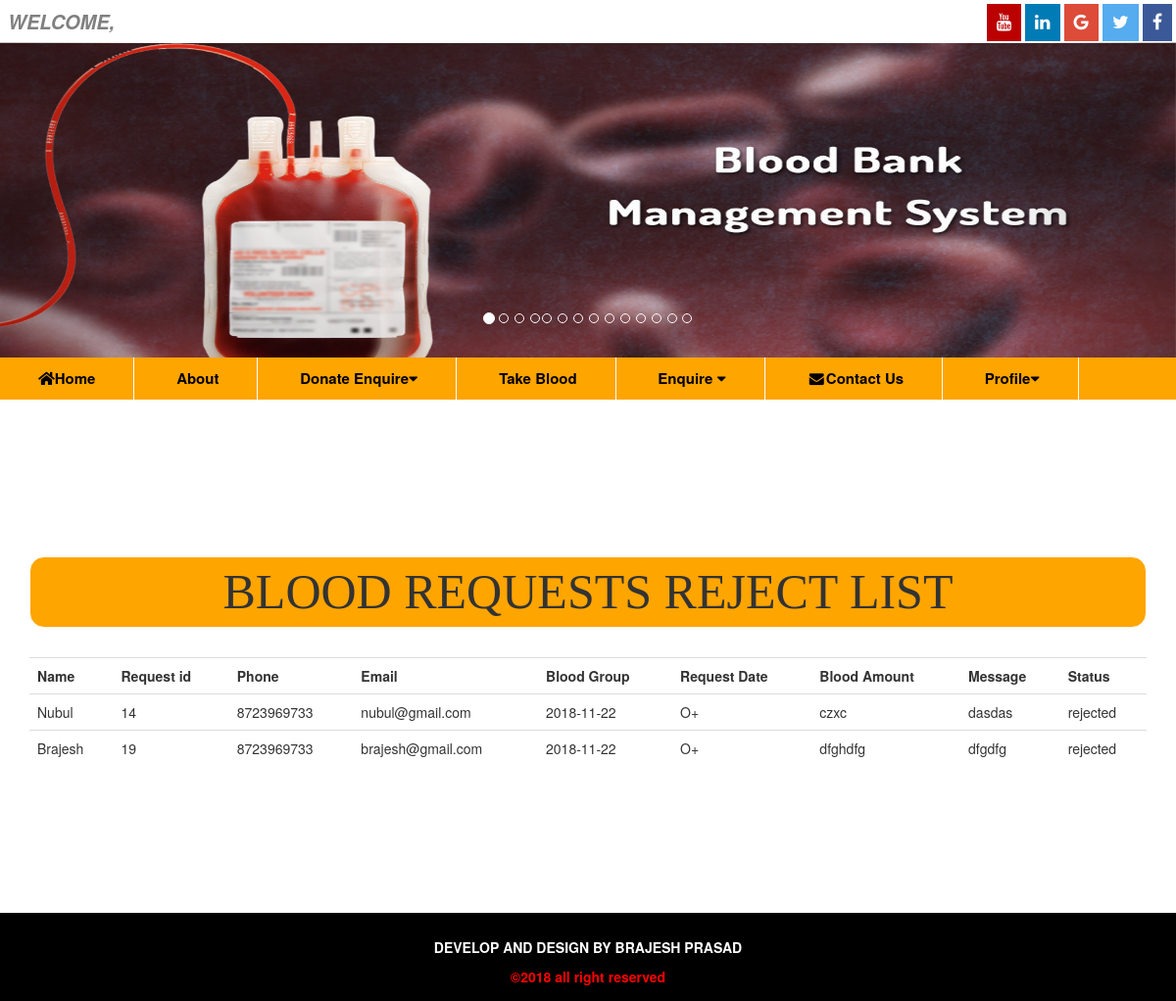
Page /staff/blood_req_rej.php on the committed database.
### tables this page shows
CREATE TABLE IF NOT EXISTS `bloodrequest` (
  `bloodrequest_id` int(11) NOT NULL AUTO_INCREMENT,
  `donor_id` int(10) NOT NULL,
  `request_date` date NOT NULL,
  `blood_amount` varchar(10) NOT NULL,
  `message` varchar(50) NOT NULL,
  `status` enum('waiting','accepted','rejected') NOT NULL,
  `delivery_date` date NOT NULL,
  `staff_id` int(10) NOT NULL,
  PRIMARY KEY (`bloodrequest_id`),
  KEY `donor_id` (`donor_id`)
);

CREATE TABLE IF NOT EXISTS `donarregistration` (
  `id` int(10) NOT NULL AUTO_INCREMENT,
  `name` varchar(10) NOT NULL,
  `gurdians_name` varchar(10) NOT NULL,
  `address` varchar(50) NOT NULL,
  `state` varchar(20) NOT NULL,
  `phone` varchar(10) NOT NULL,
  `email` varchar(20) NOT NULL,
  `gender` varchar(10) NOT NULL,
  `dob` date NOT NULL,
  `age` int(3) NOT NULL,
  `bloodgroup` varchar(5) NOT NULL,
  `any_disease` varchar(50) NOT NULL,
  `occupation` varchar(20) NOT NULL,
  `password` varchar(10) NOT NULL,
  `pimg` varchar(200) NOT NULL,
  PRIMARY KEY (`id`)
);

### staff/blood_req_rej.php (the view, shortened to what this page needs)
<?php
 require('staff_details.php');
$sql2 = "SELECT * from donarregistration as donordetail INNER JOIN bloodrequest as bloodreq ON donordetail.id = bloodreq.donor_id WHERE status='rejected'";
   ?>
 <!DOCTYPE html>
 <html lang="en" dir="ltr">
   <head>
       <link rel="stylesheet" href="../owlcarousel/owl.carousel.min.css">
       <link rel="stylesheet" href="../owlcarousel/owl.carousel.min.js">
       <link rel="stylesheet" href="../bootstrap/bootstrap.min.css">
       <link rel="stylesheet" href="../css/styleabc.css">
       <link rel="stylesheet" href="https://use.fontawesome.com/releases/v5.3.1/css/all.css">
       <link rel="stylesheet" href="https://cdnjs.cloudflare.com/ajax/libs/font-awesome/4.7.0/css/font-awesome.min.css">
  </head>
  <body>
    <nav>
      <ul>
        <P style="color: gray; float: left; margin: 6px; font-weight: bolder; font-size: 20px; font-style: italic;">WELCOME, <?php echo $staff->name;  echo $staff->id; ?></p>
        <li><a href="https://www.facebook.com/bkumarprasad" class="facebook"><i class="fa fa-facebook" style="background:#3B5998; color: white; padding:10px;"></i></a> </li>
        <li><a href="#" class="twitter"><i class="fa fa-twitter" style="background:  #55ACEE; color: white; padding:10px;"></i></a></li>
        <li><a href="#" class="google"><i class="fa fa-google" style="background:  #dd4b39; color:white; padding:10px;"></i></a></li>
        <li><a href="#" class="linkedin"><i class="fa fa-linkedin" style="background:#007bb5; color:white; padding:10px;"></i></a></li>
        <li><a href="#" class="youtube"><i class="fa fa-youtube" style="background:#bb0000; color:white; padding:10px;"></i></a></li>
      </ul>
    </nav>
      <div id="myCarousel" class="carousel slide" data-ride="carousel">
        <ol class="carousel-indicators">
          <li data-target="#myCarousel" data-slide-to="0" class="active"></li>
          <li data-target="#myCarousel" data-slide-to="1"></li>
          <li data-target="#myCarousel" data-slide-to="2"></li>
          <li data-target="#myCarousel" data-slide-to="3"</li>
          <li data-target="#myCarousel" data-slide-to="4"></li>
          <li data-target="#myCarousel" data-slide-to="5"></li>
          <li data-target="#myCarousel" data-slide-to="6"></li>
          <li data-target="#myCarousel" data-slide-to="7"></li>
          <li data-target="#myCarousel" data-slide-to="8"></li>
          <li data-target="#myCarousel" data-slide-to="9"></li>
          <li data-target="#myCarousel" data-slide-to="10"></li>
          <li data-target="#myCarousel" data-slide-to="11"></li>
          <li data-target="#myCarousel" data-slide-to="12"></li>
          <li data-target="#myCarousel" data-slide-to="13"></li>
        </ol>
        <div class="carousel-inner">
          <div class="item active">
            <img src="../images/blood-bank.jpg"  style="width:100%; height:321px;">
          </div>
        </div>
        <a class="left carousel-control" href="#myCarousel" data-slide="prev">
          <span class="glyphicon glyphicon-chevron-left"></span>
        </a>
        <a class="right carousel-control" href="#myCarousel" data-slide="next">
          <span class="glyphicon glyphicon-chevron-right"></span>
        </a>
      </div>
 <?php require("staff_header.php"); ?><br><br><br>
<div class="container" style="margin-bottom: 100px;">
  <div class="HEADING" style="text-align:center; font-size:50px; font-family:san-sarif; background-color:orange; border-radius: 15px; border:1px solid white; margin-top:100px;">
  BLOOD REQUESTS REJECT LIST
  </div>
  <table class="table table-hover " style="margin-top: 30px;">
    <tr style="background: #fff;">
        <th>Name</th>
            <th>Request id</th>
              <th>Phone</th>
                <th>Email</th>
                  <th>Blood Group</th>
                    <th>Request Date</th>
                      <th>Blood Amount</th>
                        <th>Message</th>
                          <th>Status</th>
    </tr>
<?php
      $query = mysqli_query($con, $sql2);
      while ($a = mysqli_fetch_array($query)) {
        echo "<tr>";
        echo "<td>".$a['name']."</td>";
        echo "<td>".$a['bloodrequest_id']."</td>";
        echo "<td>".$a['phone']."</td>";
        echo "<td>".$a['email']."</td>";
        echo "<td>".$a['request_date']."</td>";
        echo "<td>".$a['bloodgroup']."</td>";
        echo "<td>".$a['blood_amount']."</td>";
        echo "<td>".$a['message']."</td>";
        echo "<td>".$a['status']."</td>";
          echo "  </tr>";
        }
    ?>
  </table></div><br><br><br>
  <footer>
    <div class="footer">
      <br>
      <p style="font-weight:bolder; font-weight: bolder; color:white;">DEVELOP AND DESIGN BY BRAJESH PRASAD</p>
        <p style="font-weight: bolder;">&copy2018 all right reserved</p>
  </div>
  </footer>
   </body>
  </html>

### css/styleabc.css (style rules this page uses)
* { margin: 0; padding: 0; }
body { background-color: white; height: 100%; }
nav { margin: 0; padding: 2px; width: 100%; height: 43px; background-color: white; }
nav ul li { float: right; padding: 6px; font-size: 18px; list-style: none; margin: -4px; }
.footer { background-color: black; position: relative; text-align: center; height: 90px; margin-top: -30px; color: red; clear: both; padding: 05px; }

### rows in the picture
bloodrequest: donor.name "Nubul", bloodrequest_id "14", donor.phone "8723969733", donor.email "nubul@gmail.com", request_date "2018-11-22", donor.bloodgroup "O+", blood_amount "czxc", message "dasdas", status "rejected"
bloodrequest: donor.name "Brajesh", bloodrequest_id "19", donor.phone "8723969733", donor.email "brajesh@gmail.com", request_date "2018-11-22", donor.bloodgroup "O+", blood_amount "dfghdfg", message "dfgdfg", status "rejected"
